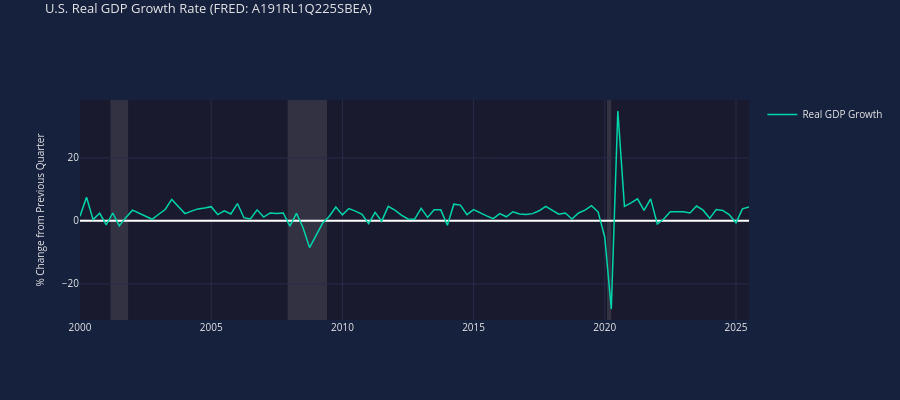

Notebook cell for this chart:
### Markdown cell above
## 1. Single Subplot Chart

A simple chart showing GDP growth rate over time.

### Code cell
# Single subplot with real GDP data
chart = EconChart(num_rows=1, height=400)
chart.add_line(row=1, x=gdp_dates, y=gdp_values, name='Real GDP Growth', color='teal')
chart.set_title('U.S. Real GDP Growth Rate (FRED: A191RL1Q225SBEA)')
chart.set_yaxis(row=1, title='% Change from Previous Quarter')
chart.add_hline(row=1, y=0)
chart.enable_unified_spikeline()
chart.show()

### Figure 1 — Plotly figure (JSON) as saved in the notebook; plotly's stock layout.template omitted (floating-point values rounded to 4 significant figures)
{"data": [{"line": {"color": "#00d4aa", "width": 1.5}, "name": "Real GDP Growth", "showlegend": true, "type": "scatter", "visible": true, "x": ["2000-01-01T00:00:00", "2000-04-01T00:00:00", "2000-07-01T00:00:00", "2000-10-01T00:00:00", "2001-01-01T00:00:00", "2001-04-01T00:00:00", "2001-07-01T00:00:00", "2001-10-01T00:00:00", "2002-01-01T00:00:00", "2002-04-01T00:00:00", "2002-07-01T00:00:00", "2002-10-01T00:00:00", "2003-01-01T00:00:00", "2003-04-01T00:00:00", "2003-07-01T00:00:00", "2003-10-01T00:00:00", "2004-01-01T00:00:00", "2004-04-01T00:00:00", "2004-07-01T00:00:00", "2004-10-01T00:00:00", "2005-01-01T00:00:00", "2005-04-01T00:00:00", "2005-07-01T00:00:00", "2005-10-01T00:00:00", "2006-01-01T00:00:00", "2006-04-01T00:00:00", "2006-07-01T00:00:00", "2006-10-01T00:00:00", "2007-01-01T00:00:00", "2007-04-01T00:00:00", "2007-07-01T00:00:00", "2007-10-01T00:00:00", "2008-01-01T00:00:00", "2008-04-01T00:00:00", "2008-07-01T00:00:00", "2008-10-01T00:00:00", "2009-01-01T00:00:00", "2009-04-01T00:00:00", "2009-07-01T00:00:00", "2009-10-01T00:00:00", "2010-01-01T00:00:00", "2010-04-01T00:00:00", "2010-07-01T00:00:00", "2010-10-01T00:00:00", "2011-01-01T00:00:00", "2011-04-01T00:00:00", "2011-07-01T00:00:00", "2011-10-01T00:00:00", "2012-01-01T00:00:00", "2012-04-01T00:00:00", "2012-07-01T00:00:00", "2012-10-01T00:00:00", "2013-01-01T00:00:00", "2013-04-01T00:00:00", "2013-07-01T00:00:00", "2013-10-01T00:00:00", "2014-01-01T00:00:00", "2014-04-01T00:00:00", "2014-07-01T00:00:00", "2014-10-01T00:00:00", "2015-01-01T00:00:00", "2015-04-01T00:00:00", "2015-07-01T00:00:00", "2015-10-01T00:00:00", "2016-01-01T00:00:00", "2016-04-01T00:00:00", "2016-07-01T00:00:00", "2016-10-01T00:00:00", "2017-01-01T00:00:00", "2017-04-01T00:00:00", "2017-07-01T00:00:00", "2017-10-01T00:00:00", "2018-01-01T00:00:00", "2018-04-01T00:00:00", "2018-07-01T00:00:00", "2018-10-01T00:00:00", "2019-01-01T00:00:00", "2019-04-01T00:00:00", "2019-07-01T00:00:00", "2019-10-01T00:00:00", "2020-01-01T00:00:00", "2020-04-01T00:00:00", "2020-07-01T00:00:00", "2020-10-01T00:00:00", "2021-01-01T00:00:00", "2021-04-01T00:00:00", "2021-07-01T00:00:00", "2021-10-01T00:00:00", "2022-01-01T00:00:00", "2022-04-01T00:00:00", "2022-07-01T00:00:00", "2022-10-01T00:00:00", "2023-01-01T00:00:00", "2023-04-01T00:00:00", "2023-07-01T00:00:00", "2023-10-01T00:00:00", "2024-01-01T00:00:00", "2024-04-01T00:00:00", "2024-07-01T00:00:00", "2024-10-01T00:00:00", "2025-01-01T00:00:00", "2025-04-01T00:00:00", "2025-07-01T00:00:00"], "xaxis": "x", "y": [1.5, 7.5, 0.4, 2.4, -1.3, 2.5, -1.6, 1.1, 3.4, 2.5, 1.6, 0.5, 2.1, 3.6, 6.8, 4.7, 2.3, 3.1, 3.8, 4.1, 4.5, 2, 3.2, 2.2, 5.5, 1, 0.6, 3.5, 1.2, 2.5, 2.3, 2.5, -1.7, 2.4, -2.1, -8.5, -4.5, -0.7, 1.4, 4.4, 1.9, 3.9, 3.1, 2.1, -0.9, 2.7, -0.1, 4.6, 3.4, 1.8, 0.6, 0.5, 4, 1.1, 3.5, 3.5, -1.4, 5.3, 5, 2, 3.6, 2.5, 1.6, 0.7, 2.3, 1.3, 2.9, 2.2, 2, 2.3, 3.2, 4.6, 3.3, 2.1, 2.5, 0.6, 2.5, 3.4, 4.8, 2.8, -5.2, -28, 34.9, 4.6, 5.7, 7, 3.3, 7, -1, 0.6, 2.9, 2.8, 2.9, 2.5, 4.7, 3.4, 0.8, 3.6, 3.3, 1.9, -0.6, 3.8, 4.4], "yaxis": "y"}], "layout": {"font": {"color": "#e8e8e8", "size": 10}, "height": 400, "hoverlabel": {"bgcolor": "#16213e", "font": {"color": "#e8e8e8", "size": 11}}, "hovermode": "x unified", "paper_bgcolor": "#16213e", "plot_bgcolor": "#1a1a2e", "shapes": [{"line": {"color": "rgba(255, 255, 255, 0.3)", "dash": "dash", "width": 1}, "type": "line", "x0": 0, "x1": 1, "xref": "x", "y0": 0, "y1": 0, "yref": "y"}, {"fillcolor": "#b8b8b8", "layer": "below", "line": {"width": 0}, "opacity": 0.15, "type": "rect", "x0": "2001-03-01T00:00:00", "x1": "2001-11-01T00:00:00", "xref": "x", "y0": 0, "y1": 1, "yref": "y domain"}, {"fillcolor": "#b8b8b8", "layer": "below", "line": {"width": 0}, "opacity": 0.15, "type": "rect", "x0": "2007-12-01T00:00:00", "x1": "2009-06-01T00:00:00", "xref": "x", "y0": 0, "y1": 1, "yref": "y domain"}, {"fillcolor": "#b8b8b8", "layer": "below", "line": {"width": 0}, "opacity": 0.15, "type": "rect", "x0": "2020-02-01T00:00:00", "x1": "2020-04-01T00:00:00", "xref": "x", "y0": 0, "y1": 1, "yref": "y domain"}], "title": {"font": {"color": "#e8e8e8", "size": 13}, "text": "U.S. Real GDP Growth Rate (FRED: A191RL1Q225SBEA)", "y": 0.99, "yanchor": "top"}, "xaxis": {"anchor": "y", "domain": [0, 1], "gridcolor": "#2a2a4a", "range": ["2000-01-01T00:00:00", "2025-07-01T00:00:00"], "showspikes": true, "spikecolor": "rgba(255, 255, 255, 0.5)", "spikedash": "dot", "spikemode": "across", "spikesnap": "cursor", "spikethickness": 1}, "yaxis": {"anchor": "x", "domain": [0, 1], "gridcolor": "#2a2a4a", "title": {"font": {"color": "#e8e8e8", "size": 10}, "text": "% Change from Previous Quarter"}, "type": "linear"}}}
